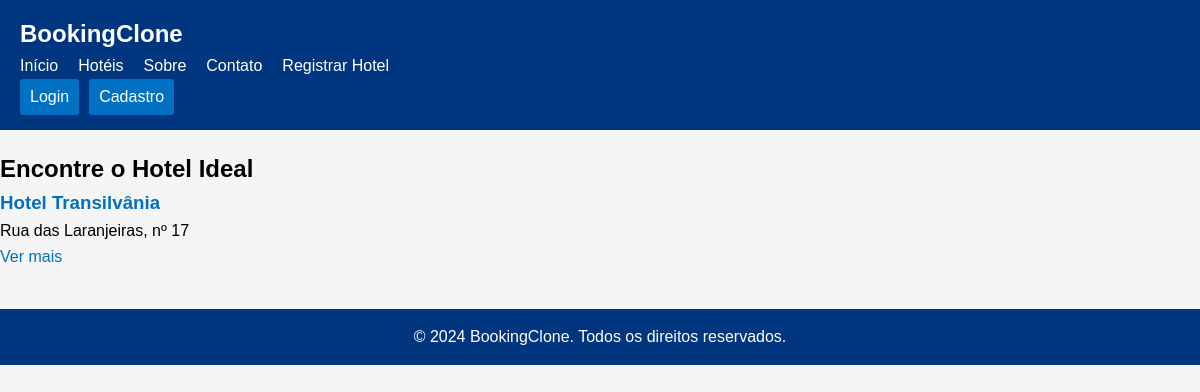
Before: / with the older database file.
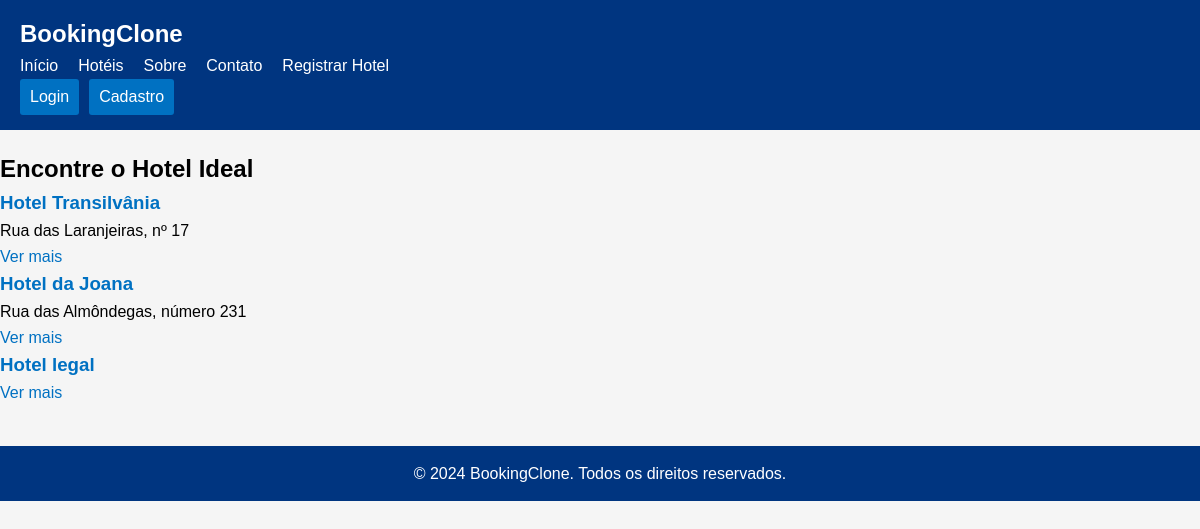
After: the same page with the newer database file.
### cadastro_hotel/models.py (models this page shows, shortened)
class Hotel(models.Model):
    user = models.ForeignKey(User, related_name='usuário', on_delete=models.CASCADE)
    nome = models.CharField(max_length=255, null=True, blank=True)
    endereco = models.TextField(null=True, blank=True)
    descricao = models.TextField(null=True, blank=True)
    comodidades = models.TextField(help_text="Lista de comodidades separadas por vírgula", null=True, blank=True)
    img = models.ImageField(upload_to="hotel", null=True, blank=True)
    class Meta:
        verbose_name_plural = "Hotéis"

### cadastro_hotel/views.py (the view)
# urls.py: path('', views.lista_hotel, name='lista_hotel'),
def lista_hotel(request):
    hotel_list = HotelListingManager()
    hotel_list.hotels
    context = {
        'hotels': hotel_list.hotels
    }
    return render(request, "cadastro_hotel/lista_hotel.html", context)

### singleton.py (called while the page is built)
    def __new__(cls):
        if cls._instance is None:
            cls._instance = super(HotelListingManager, cls).__new__(cls)
            cls._instance.hotels = []
            cls._instance._load_existing_hotels()
        return cls._instance

    def _load_existing_hotels(self):
        existing_hotels = Hotel.objects.all()
        for h in existing_hotels:
            hotel_data = {
                "id": h.pk,
                "nome": h.nome,
                "endereco": h.endereco,
                "comodidades": h.comodidades,
                "img": h.img
            }
            self.hotels.append(hotel_data)
        print(f"{len(existing_hotels)} hotéis carregados do banco de dados.")

### cadastro_hotel/templates/cadastro_hotel/lista_hotel.html (shortened to what this page needs)
{% extends 'cadastro_hotel/base.html' %}
{% block content %}
<h2>Encontre o Hotel Ideal</h2>
<div class="lista-hotel">
    {% if hotels %}
        {% for hotel in hotels %}
            <h3><a href="{% url 'cadastro_hotel:detalhe_hotel' hotel.id %}">{{ hotel.nome }}</a></h3>
            <p>{{ hotel.endereco }}</p>
            <a href="{% url 'cadastro_hotel:detalhe_hotel' hotel.id %}">Ver mais</a>
        {% endfor %}
    {% else %}
        <h3> Não há Hotéis adicionados </h3>
     {% endif %}
</div>
{% endblock %}

### cadastro_hotel/templates/cadastro_hotel/base.html (shortened to what this page needs)
{% load static %}
<!DOCTYPE html>
<html lang="pt-br">
<head>
    <link rel="stylesheet" href="{% static 'cadastro_hotel/styles.css' %}">
</head>
<body>
    <header>
        <div class="container">
            <div class="logo">
                <a href="">BookingClone</a>
            </div>
            <nav>
                <ul>
                    <li><a href="{% url 'cadastro_hotel:lista_hotel' %}">Início</a></li>
                    <li><a href="">Hotéis</a></li>
                    <li><a href="">Sobre</a></li>
                    <li><a href="">Contato</a></li>
                    <li><a href="{% url 'cadastro_hotel:registrar_hotel' %}">Registrar Hotel</a> </li>
                </ul>
            </nav>
           <div class="auth-links">
                {% if user.is_authenticated %}
                    <span class="user-greeting">Olá, {{ user.username }}</span>
                    <li><a href="{% url 'users:perfil' user.id %}">Perfil</a></li>
                    <a href="{% url 'users:logout' %}">Sair</a>
                {% else %}
                    <a href="{% url 'users:login' %}">Login</a>
                    <a href="{% url 'users:register' %}">Cadastro</a>
                {% endif %}
            </div>
        </div>
    </header>
    <main>
        <div class="container">
            {% block content %}{% endblock %}
        </div>
    </main>
    <footer>
        <div class="container">
            <p>&copy; 2024 BookingClone. Todos os direitos reservados.</p>
        </div>
    </footer>
</body>
</html>

### cadastro_hotel/static/cadastro_hotel/styles.css (style rules this page uses)
* { margin: 0; padding: 0; box-sizing: border-box; }
body { font-family: Arial, sans-serif; line-height: 1.6; background-color: #f5f5f5; }
a { text-decoration: none; color: #0071c2; }
.container { max-width: 1200px; margin: 0 auto; padding: 0 20px; }
header { background-color: #003580; padding: 15px 0; }
header .logo a { font-size: 24px; font-weight: bold; color: white; }
header nav ul { list-style: none; display: flex; gap: 20px; }
header nav ul li a { color: white; }
.auth-links { display: flex; align-items: center; gap: 10px; }
.auth-links a { color: white; background-color: #0071c2; padding: 5px 10px; border-radius: 3px; text-decoration: none; transition: background-color 0.3s ease; }
main .container { padding: 20px 0; }
footer { background-color: #003580; color: white; text-align: center; padding: 15px 0; margin-top: 20px; }

Changed rows visible on the page:
added Hotel: nome "Hotel da Joana", endereco "Rua das Almôndegas, número 231"
added Hotel: nome "Hotel legal"
Other visible differences:
new list line: "Ver mais"
